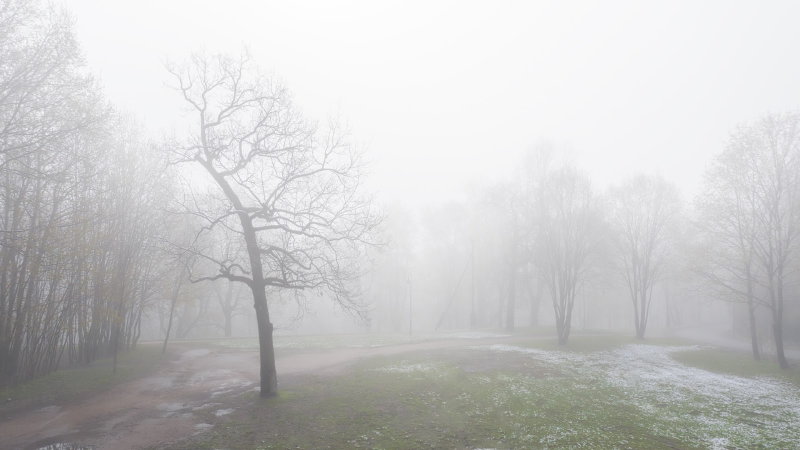
#> input picture pic/tuman.jpg, 1600 x 900 px (shown at 1/2 size)
$ python task2.py
#> lines starting #> are read from the running program, lines starting #| are printed output that depends on the picture
import cv2
import numpy

img = cv2.imread("pic/tuman.jpg")
#> img is the input picture: shape (900, 1600, 3); mean B, G, R 199.9, 200, 200.1
img = cv2.resize(img, (640, 420))
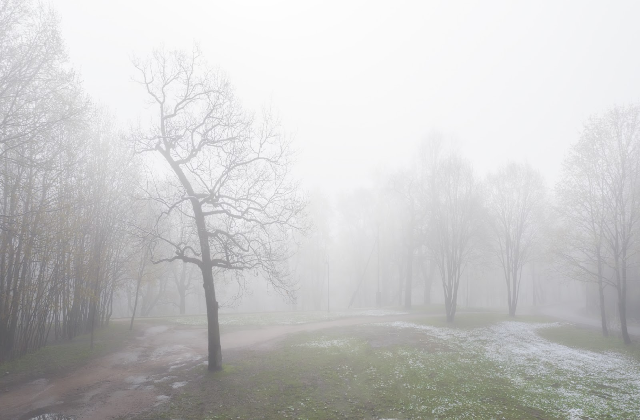
#> img: shape (420, 640, 3); mean B, G, R 199.8, 199.9, 200.1
cv2.imshow('Before', img)

# переводим изображение в LAB
img_temp = cv2.cvtColor(img, cv2.COLOR_BGR2LAB)
#> img_temp: shape (420, 640, 3); mean of channels 0, 1, 2 204.7, 127.9, 128.1

# делаем массив из картинки
img_new = numpy.array(img_temp, dtype = numpy.float32)
#> img_new: shape (420, 640, 3) float32; mean of channels 0, 1, 2 204.7, 127.8, 128.3

# вычленяем наибольшее и наименьшее значение параметра L
max_l, min_l = img_new[:, :, 0].max(), img_new[:, :, 0].min()
#> max_l = 254; min_l = 96

# масштабируем параметр L на интервал 0...255
img_new[:, :, 0] = 255 * (img_new[:, :, 0] - min_l) / (max_l - min_l)
#> img_new: shape (420, 640, 3) float32; mean of channels 0, 1, 2 175.5, 127.8, 128.3

img_new = numpy.array(img_new, dtype = numpy.uint8)
#> img_new: shape (420, 640, 3); mean of channels 0, 1, 2 175, 127.9, 128.1

# переводим изображение назад в BGR
img_res = cv2.cvtColor(img_new, cv2.COLOR_LAB2BGR)
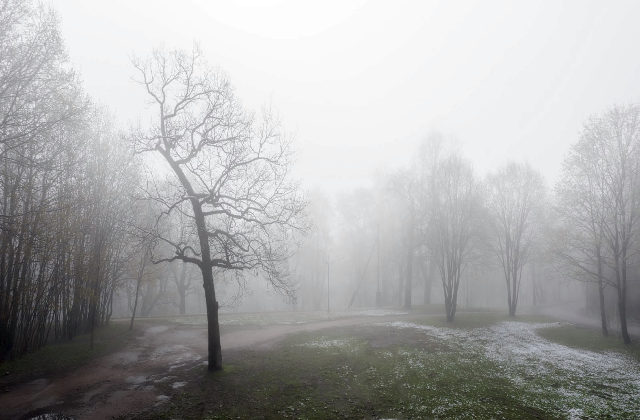
#> img_res: shape (420, 640, 3); mean B, G, R 170.3, 170.4, 170.1

# выводим результат
cv2.imshow('LAB', img_res)

cv2.waitKey(0)

$ run again, with pic/ocean.jpg copied over pic/tuman.jpg
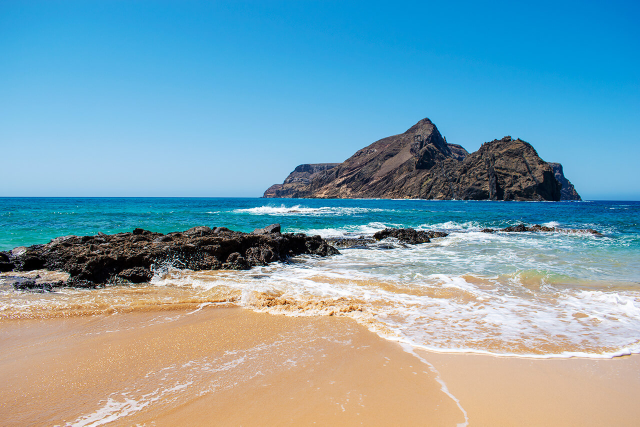
#> input picture pic/ocean.jpg, 1280 x 853 px (shown at 1/2 size)
#> img is the input picture: shape (853, 1280, 3); mean B, G, R 176.4, 162.3, 123.7
#> `img = cv2.resize(img, (640, 420))`:
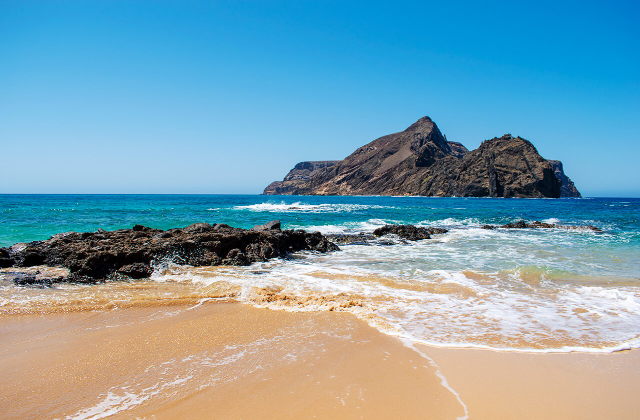
#> img: shape (420, 640, 3); mean B, G, R 176.3, 162.2, 123.6
#> img_temp: shape (420, 640, 3); mean of channels 0, 1, 2 166.7, 125.2, 118.5
#> img_new: shape (420, 640, 3) float32; mean of channels 0, 1, 2 166.7, 125.3, 118.6
#> max_l = 255; min_l = 0

$ run again, with pic/people.jpg copied over pic/tuman.jpg
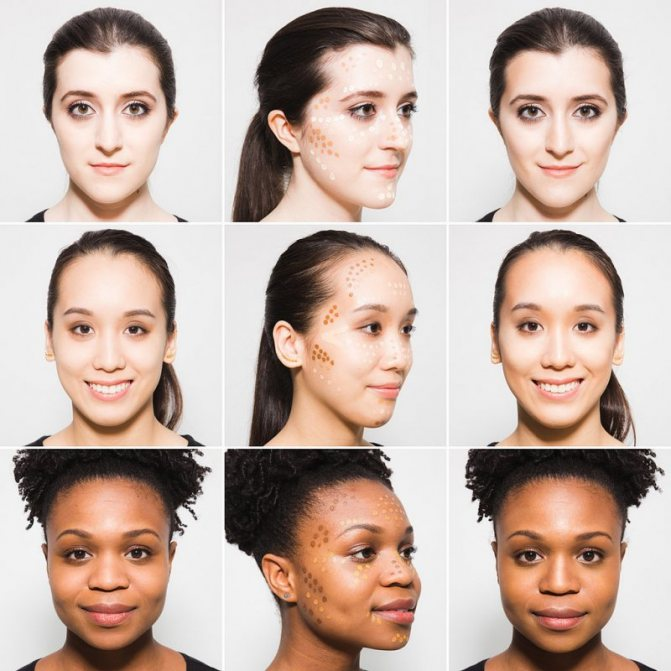
#> input picture pic/people.jpg, 671 x 671 px
#> img is the input picture: shape (671, 671, 3); mean B, G, R 165.4, 175.6, 196.1
#> `img = cv2.resize(img, (640, 420))`:
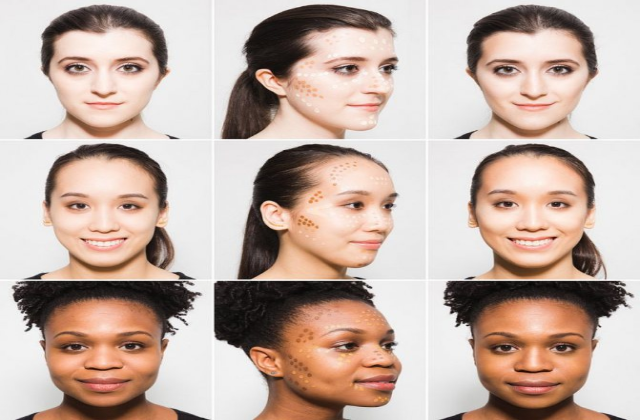
#> img: shape (420, 640, 3); mean B, G, R 165.3, 175.5, 196
#> img_temp: shape (420, 640, 3); mean of channels 0, 1, 2 183.7, 134.5, 136.6
#> max_l = 255; min_l = 2
